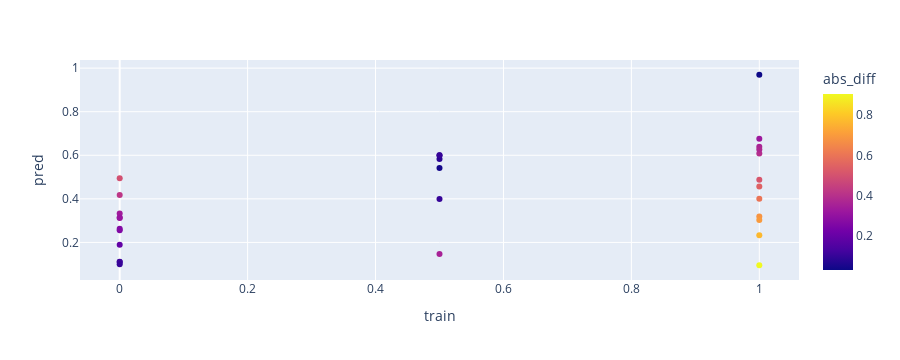

This figure's notebook cell:
### Code cell
best_ltr_reg_model.fit(X_ltr_reg_train, y_ltr_reg_train)
y_ltr_reg_train_pred = best_ltr_reg_model.predict(X_ltr_reg_train)
train_results_df = pd.concat([
    y_ltr_reg_train.rename("train"),
    pd.Series(y_ltr_reg_train_pred, index=y_ltr_reg_train.index).rename("pred"),
    (y_ltr_reg_train - y_ltr_reg_train_pred).abs().rename("abs_diff")
], axis=1)
# train_results_df
fig = px.scatter(train_results_df.reset_index(), x="train", y= "pred", color="abs_diff", hover_data=['patient'])
fig.show()

### Figure 1 — Plotly figure (JSON) as saved in the notebook; plotly's stock layout.template omitted (floating-point values rounded to 4 significant figures)
{"data": [{"customdata": [["GIL_12"], ["GIL_19"], ["NOV_16"], ["GIL_20"], ["NOV_19"], ["NOV_18"], ["GIL_01"], ["NOV_07"], ["GIL_06"], ["GIL_14"], ["NOV_23"], ["GIL_02"], ["NOV_14"], ["NOV_04"], ["GIL_03"], ["NOV_15"], ["NOV_25"], ["GIL_04"], ["NOV_20"], ["NOV_06"], ["NOV_17"], ["GIL_13"], ["NOV_05"], ["NOV_01"], ["NOV_03"], ["GIL_10"], ["GIL_18"], ["NOV_11"], ["NOV_21"]], "hovertemplate": "train=%{x}<br>pred=%{y}<br>patient=%{customdata[0]}<br>abs_diff=%{marker.color}<extra></extra>", "legendgroup": "", "marker": {"color": [0.7666, 0.6813, 0.5124, 0.5434, 0.1001, 0.1097, 0.1118, 0.3532, 0.1001, 0.697, 0.2559, 0.3332, 0.08299, 0.418, 0.3118, 0.3236, 0.3609, 0.4947, 0.03035, 0.04177, 0.1005, 0.1003, 0.1889, 0.3144, 0.2631, 0.3924, 0.9048, 0.5995, 0.3732], "coloraxis": "coloraxis", "symbol": "circle"}, "mode": "markers", "name": "", "orientation": "v", "showlegend": false, "type": "scatter", "x": [1, 1, 1, 1, 0.5, 0, 0, 0.5, 0, 1, 0, 0, 0.5, 0, 0, 1, 1, 0, 1, 0.5, 0.5, 0.5, 0, 0, 0, 1, 1, 1, 1], "xaxis": "x", "y": [0.2334, 0.3187, 0.4876, 0.4566, 0.6001, 0.1097, 0.1118, 0.1468, 0.1001, 0.303, 0.2559, 0.3332, 0.583, 0.418, 0.3118, 0.6764, 0.6391, 0.4947, 0.9696, 0.5418, 0.3995, 0.6003, 0.1889, 0.3144, 0.2631, 0.6076, 0.09523, 0.4005, 0.6268], "yaxis": "y"}], "layout": {"coloraxis": {"colorbar": {"title": {"text": "abs_diff"}}, "colorscale": [[0, "#0d0887"], [0.1111, "#46039f"], [0.2222, "#7201a8"], [0.3333, "#9c179e"], [0.4444, "#bd3786"], [0.5556, "#d8576b"], [0.6667, "#ed7953"], [0.7778, "#fb9f3a"], [0.8889, "#fdca26"], [1, "#f0f921"]]}, "height": 360, "legend": {"tracegroupgap": 0}, "margin": {"t": 60}, "xaxis": {"anchor": "y", "autorange": true, "domain": [0, 1], "range": [-0.06459, 1.065], "title": {"text": "train"}, "type": "linear"}, "yaxis": {"anchor": "x", "autorange": true, "domain": [0, 1], "range": [0.02753, 1.037], "title": {"text": "pred"}, "type": "linear"}}}
